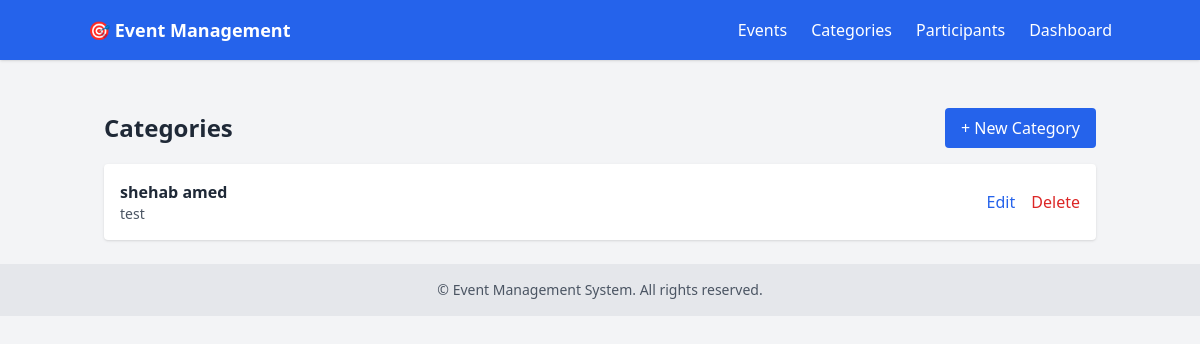
Page /categories/ on the earlier database version.
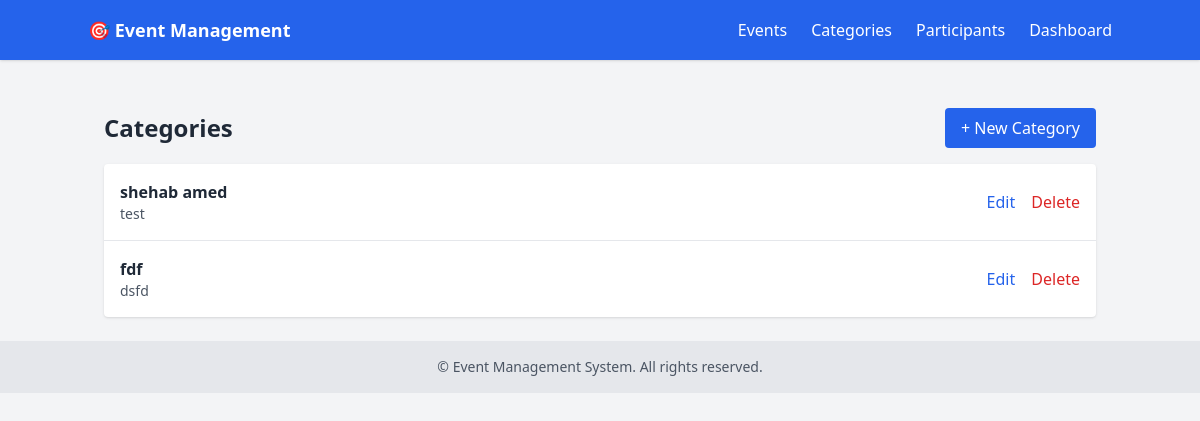
Same page on the later database version.
### tasks/models.py (models this page shows, shortened)
class Category(models.Model):
    name = models.CharField(max_length=100)
    description = models.TextField()
    class Meta:
        verbose_name_plural = "Categories"

### tasks/views.py (the view)
# urls.py: path('categories/', views.category_list, name='category_list'),
def category_list(request):
    categories = Category.objects.all()
    return render(request, 'tasks/category_list.html', {'categories': categories})

### tasks/templates/tasks/category_list.html (shortened to what this page needs)
{% extends "tasks/base.html" %}
{% block content %}
<div class="flex justify-between items-center mb-4">
    <h1 class="text-2xl font-bold">Categories</h1>
    <a href="{% url 'category_create' %}" class="bg-blue-600 text-white px-4 py-2 rounded hover:bg-blue-700">+ New Category</a>
</div>
<ul class="bg-white rounded shadow divide-y">
    {% for category in categories %}
    <li class="p-4 flex justify-between items-center">
        <div>
            <p class="font-semibold">{{ category.name }}</p>
            <p class="text-sm text-gray-600">{{ category.description }}</p>
        </div>
        <div class="space-x-3">
            <a href="{% url 'category_edit' category.pk %}" class="text-blue-600 hover:underline">Edit</a>
            <a href="{% url 'category_delete' category.pk %}" class="text-red-600 hover:underline">Delete</a>
        </div>
    </li>
    {% empty %}
    <li class="p-4 text-gray-500">No categories yet.</li>
    {% endfor %}
</ul>
{% endblock %}

Differences in the rows shown:
added Category: name "fdf", description "dsfd"
